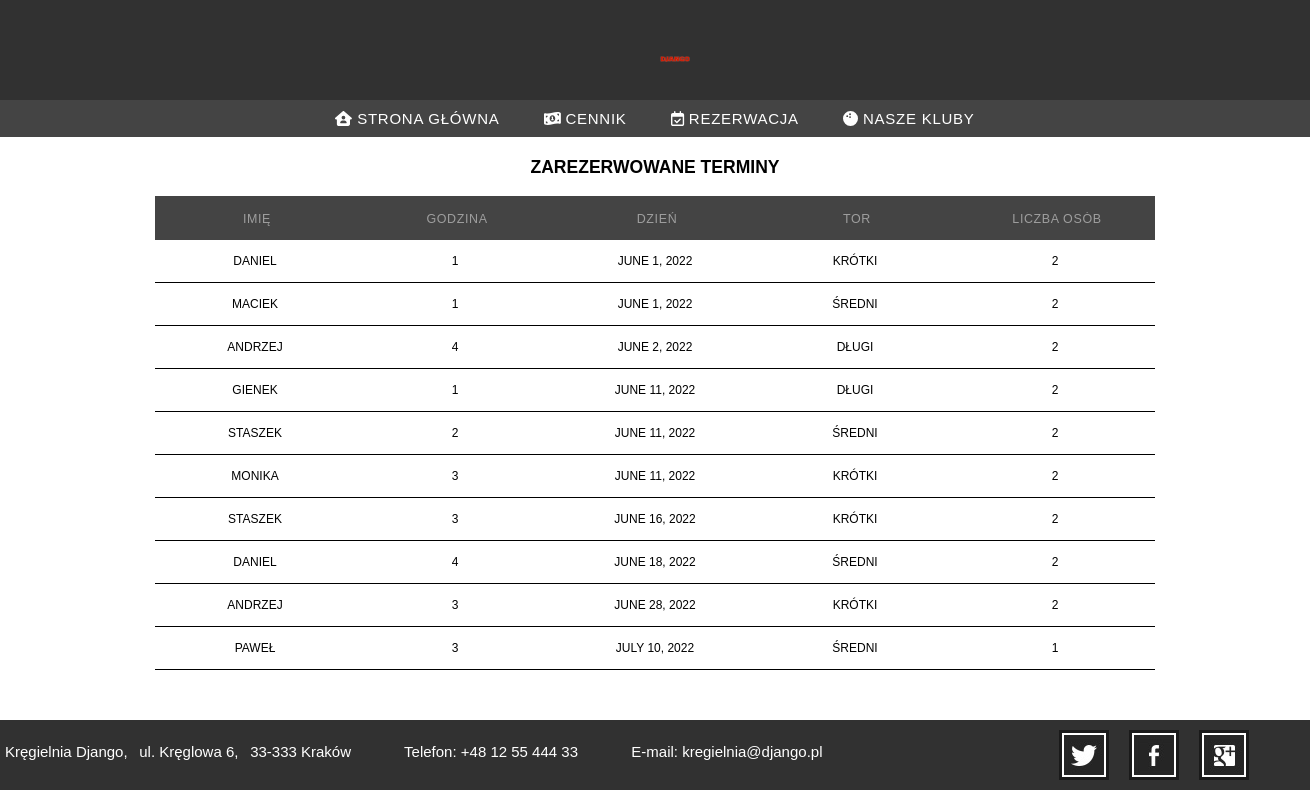
Page /rezerwacje/ on the committed database.
### kregle/models.py (models this page shows, shortened)
class Rezerwacja(models.Model):
    rezerwujacy = models.CharField(max_length=20, null=True)
    dzien = models.DateField(null=True)
    godziny = models.IntegerField(choices=[
        (1, '15:00'),
        (2, '16:00'),
        (3, '17:00'),
        (4, '18:00'),
        (5, '19:00'),
        (6, '20:00'),
        (7, '21:00'),
        (8, '22:00'),
    ], null=True)
    tor = models.ForeignKey(Tor, null=True, on_delete=models.CASCADE)
    osoby = models.IntegerField(choices=[
        (1, 1),
        (2, 2),
        (3, 3),
        (4, 4),
        (5, 5),
    ], null=True)

class Tor(models.Model):
    dostepnosc = models.IntegerField(choices=[
        (1, 'Dostępny'),
        (2, 'Zajęty'),
    ])
    tor = models.IntegerField(choices=[
        (1, 'Krótki'),
        (2, 'Średni'),
        (3, 'Długi'),
    ])
    def __str__(self):
        return str(self.get_tor_display())

### kregle/views.py (the view)
# urls.py: path('rezerwacje/', views.rezerwacje, name='rezerwacje'),
def rezerwacje(request):
    rezerwacje = Rezerwacja.objects.order_by('dzien','godziny')
    return render(request, 'rezerwacje.html',{
        'rezerwacje': rezerwacje
    })

### kregle/templates/rezerwacje.html (shortened to what this page needs)
{% extends 'szablon.html' %}
{% block zawartosc %}
        <div id="container">
            <section>
                <h3> ZAREZERWOWANE TERMINY </h3>
                <table class="table">
                <thead>
                    <tr>
                        <th>
                            <input type="text" class="search-input" placeholder="Imię">
                        </th>
                        <th>
                            <input type="text" class="search-input" placeholder="Godzina">
                        </th>
                        <th>
                            <input type="text" class="search-input" placeholder="Dzień">
                        </th>
                        <th>
                            <input type="text" class="search-input" placeholder="Tor">
                        </th>
                        <th>
                            <input type="text" class="search-input" placeholder="Liczba osób">
                        </th>
                    </tr>
                </thead>
                {% for rez in rezerwacje %}
                <tbody>
                    <tr>
                        <td><p>{{ rez.rezerwujacy }}</p></td>
                        <td><p>{{ rez.godziny }}</p></td>
                        <td><p>{{ rez.dzien }}</p></td>
                        <td><p>{{ rez.tor }}</p></td>
                        <td><p>{{ rez.osoby }}</p></td>
                    </tr>
                </tbody>
                {% endfor %}
                </table>
            </section>
{% endblock %}

### kregle/templates/szablon.html (shortened to what this page needs)
{% load static %}
<!doctype html>
<html>
<head>
	<link rel="stylesheet" type="text/css" href="{% static 'kregle/css/style.css'%}">
	<link href="{% static 'fontawesomefree/css/all.min.css' %}" rel="stylesheet" type="text/css">
</head>
<body>
	<div id="header">
		<a href="{% url 'home' %}" class="logo">
			<img src="{% static 'kregle/images/logo.png'%}" style="width:300px; height: 60px;"alt="">
		</a>
		<ul>
			<li>
				<a href="{% url 'home' %}"><i class="fa-solid fa-house-user"></i> Strona główna</a>
			</li>
			<li>
				<a href="{% url 'cennik' %}"><i class="fa-solid fa-money-bill-1-wave"></i> Cennik</a>
			</li>
			<li>
				<a href="{% url 'rezerwacja' %}"><i class="fa-regular fa-calendar-check"></i> Rezerwacja</a>
			</li>
			<li class="kluby">
				<a href="{% url 'kluby' %}"><i class="fa-solid fa-bowling-ball"></i> Nasze kluby </a>
			</li>
		</ul>
	</div>
	<div id="body">
        {% block zawartosc %}{% endblock %}
	</div>
	<div id="footer">
		<div>
			<p> Kręgielnia Django,&ensp; ul. Kręglowa 6,&ensp; 33-333 Kraków &emsp;&emsp;&emsp; Telefon: +48 12 55 444 33 &emsp;&emsp;&emsp; E-mail: kregielnia@django.pl</p>
			<ul>
				<li>
					<a href="https://twitter.com/?lang=pl" id="twitter">twitter</a>
				</li>
				<li>
					<a href="https://www.facebook.com/" id="facebook">facebook</a>
				</li>
				<li>
					<a href="http://freewebsitetemplates.com/go/googleplus/" id="googleplus">googleplus</a>
				</li>
			</ul>
		</div>
	</div>
</body>
</html>

### static/kregle/css/style.css (style rules this page uses)
body { background: rgb(255, 255, 255); font-family: Helvetica, sans-serif; font-size: 15px; text-align: center; margin: 0; }
p { color:rgb(0, 0, 0); }
#header { margin: 0 auto; padding: 20px 0 0; text-align: center; width: 100%; background-color: #313131; position: sticky; }
#header a.logo { display: block; margin: 0 auto; padding: 0; width: 300px; border-radius: 10px; }
#header a.logo img { display: block; width: 100%; padding: 0 20px 20px 20px; scale: 10%; }
#header ul { margin: 0; padding: 10px 0 10px; background-color: #444444; border-bottom: 2px; }
#header ul li { display: inline; margin: 0; padding: 20px; }
#header ul li a { color: #ffffff; letter-spacing: 0.05em; font-family: Helvetica, sans-serif; font-size: 15px; margin: 0; padding: 0; text-transform: uppercase; text-decoration: none; }
#body div ul { margin: auto; width: 1000px; }
#body div ul li { border: 3px solid #1a1a1a; display: block; margin: 0 0 30px; overflow: hidden; }
#footer { background: #313131; margin: 50px 0 20px 0; padding: 10px 0 10px; width: 100%; bottom: 0; }
#footer div { margin: 0 auto; overflow: hidden; padding: 0; width: 1300px; bottom: 0; }
#footer div p { color: #fff; float: left; line-height: 44px; margin: 0 0 0 0; padding: 0; font-family: Helvetica, sans-serif; }
#footer div ul { display: block; float: right; margin: 0; overflow: hidden; padding: 0; width: 256px; }
#footer div ul li { display: block; float: left; list-style: none; margin: 0 10px; padding: 0; width: 44px; }
#footer div ul li a { background: url(../images/icons.jpg) no-repeat 0 0; display: block; height: 44px; margin: 0; padding: 0; text-indent: -99999px; width: 44px; font-size: 15px; }
#footer div ul li #twitter { background-position: 0 0; }
#footer div ul li #facebook { background-position: 0 -44px; }
#footer div ul li #googleplus { background-position: 0 -88px; }
section { margin: 20px; }
table { width: 1000px; table-layout: fixed; margin: auto; }
th { font-weight: 500; font-size: 12px; color: rgb(255, 0, 0); text-transform: uppercase; }
td { vertical-align: middle; font-weight: 300; font-size: 12px; border-bottom: solid 1px rgb(0, 0, 0); }
.table { font-family: Helvetica, sans-serif; border-collapse: collapse; }
.table th { background-color: #444444; font-family: Helvetica, sans-serif; text-align: left; font-weight: 500; font-size: 12px; color: #fff; text-transform: uppercase; }
.table td, .search-input { font-size: 12px; background-color: rgba(255,255,255,0); color: white; font-family: Helvetica, sans-serif; text-align: center; overflow-x: auto; margin-top: 0px; text-transform: uppercase; width: 100%; height: 40px; }
.search-input { font-size: 1.3em; border: none; outline: none; color: white; font-family: Helvetica, sans-serif; }
::placeholder { font-size: 0.8em; text-align: center; letter-spacing: 0.05em; font-family: Helvetica, sans-serif; font-weight: 100; color: rgb(158, 158, 158); }
#container { text-align: center; }
a { display: inline-block; }

### rows in the picture
Rezerwacja: rezerwujacy "DANIEL", godziny "1", dzien "JUNE 1, 2022", tor "KRÓTKI", osoby "2"
Rezerwacja: rezerwujacy "MACIEK", godziny "1", dzien "JUNE 1, 2022", tor "ŚREDNI", osoby "2"
Rezerwacja: rezerwujacy "ANDRZEJ", godziny "4", dzien "JUNE 2, 2022", tor "DŁUGI", osoby "2"
Rezerwacja: rezerwujacy "GIENEK", godziny "1", dzien "JUNE 11, 2022", tor "DŁUGI", osoby "2"
Rezerwacja: rezerwujacy "STASZEK", godziny "2", dzien "JUNE 11, 2022", tor "ŚREDNI", osoby "2"
Rezerwacja: rezerwujacy "MONIKA", godziny "3", dzien "JUNE 11, 2022", tor "KRÓTKI", osoby "2"
Rezerwacja: rezerwujacy "STASZEK", godziny "3", dzien "JUNE 16, 2022", tor "KRÓTKI", osoby "2"
Rezerwacja: rezerwujacy "DANIEL", godziny "4", dzien "JUNE 18, 2022", tor "ŚREDNI", osoby "2"
Rezerwacja: rezerwujacy "ANDRZEJ", godziny "3", dzien "JUNE 28, 2022", tor "KRÓTKI", osoby "2"
Rezerwacja: rezerwujacy "PAWEŁ", godziny "3", dzien "JULY 10, 2022", tor "ŚREDNI", osoby "1"
